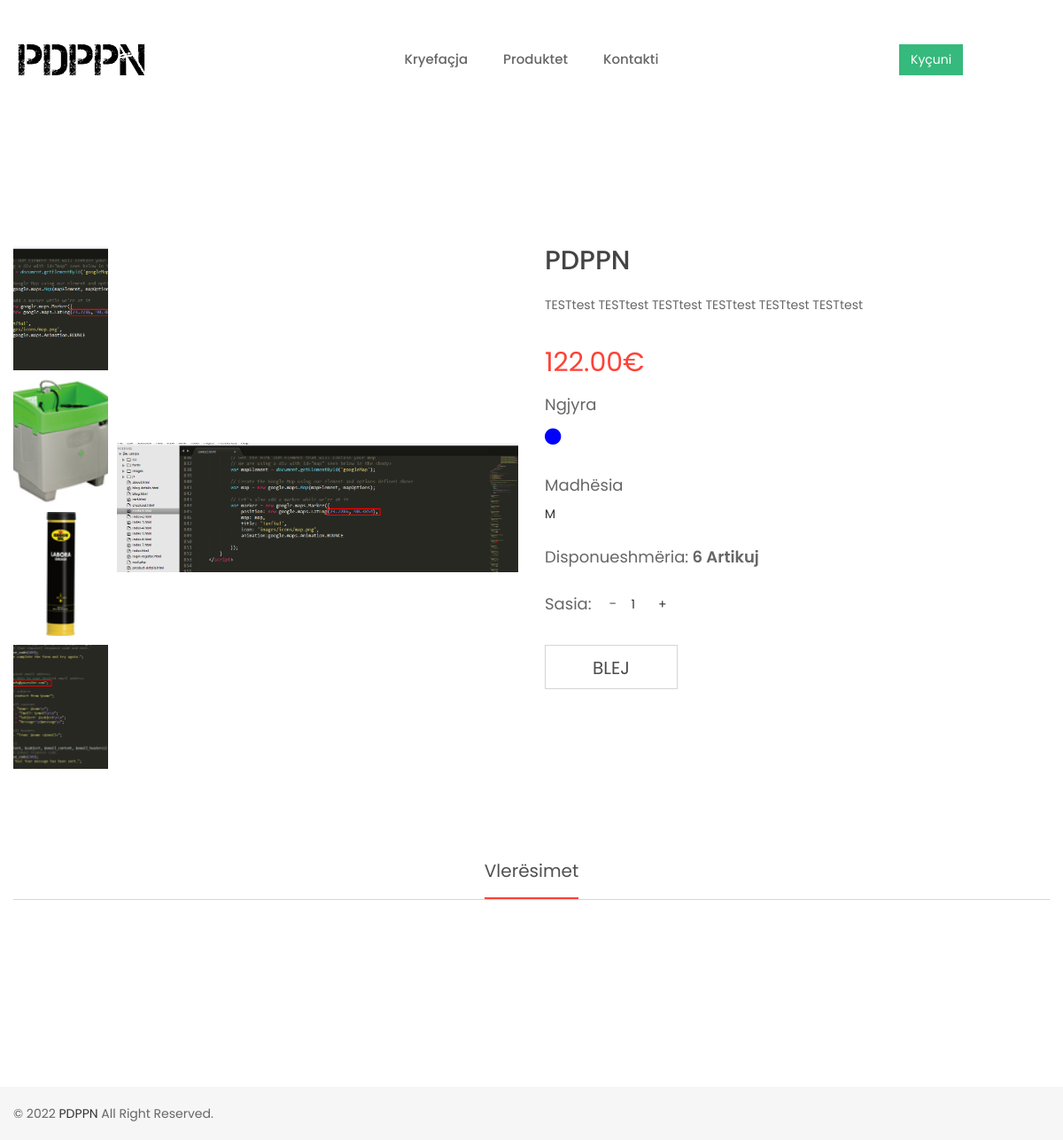
The page /Perdoruesi/detajeProduktit.php?produktID=18 on the database its author committed.
### tables this page shows
CREATE TABLE IF NOT EXISTS `produktet` (
  `produktID` int(11) NOT NULL AUTO_INCREMENT,
  `produkti` varchar(150) NOT NULL,
  `imazhi1` varchar(600) NOT NULL,
  `imazhi2` varchar(600) NOT NULL,
  `imazhi3` varchar(600) NOT NULL,
  `imazhi4` varchar(600) NOT NULL,
  `kategoriaID` int(11) NOT NULL,
  `pershkrimi` longtext NOT NULL,
  `qmimi` decimal(15,2) NOT NULL,
  `stoku` int(11) NOT NULL,
  `madhesiaID` int(11) DEFAULT NULL,
  `ngjyraID` int(11) DEFAULT NULL,
  `kompaniaID` int(11) NOT NULL,
  PRIMARY KEY (`produktID`),
  KEY `katForeignKey` (`kategoriaID`),
  KEY `colorForeignKey` (`ngjyraID`),
  KEY `kompaniaForeignKey` (`kompaniaID`),
  KEY `sizeKatForeignkey` (`madhesiaID`)
);

CREATE TABLE IF NOT EXISTS `madhesit` (
  `madhesiaID` int(11) NOT NULL AUTO_INCREMENT,
  `madhesia` varchar(50) NOT NULL,
  `kategoriaID` int(11) NOT NULL,
  PRIMARY KEY (`madhesiaID`),
  KEY `kategoriaMadhesia` (`kategoriaID`)
);

### Perdoruesi/detajeProduktit.php (the view, shortened to what this page needs)
<?php include_once('checkSession.php');
$produktID = $_GET['produktID'];
$sql = "SELECT  produktet.produkti, produktet.imazhi1, produktet.imazhi2, produktet.imazhi3, produktet.imazhi4, produktet.pershkrimi, produktet.qmimi, produktet.stoku, madhesit.madhesia, ngjyrat.ngjyra, produktet.kompaniaID
FROM produktet
LEFT OUTER JOIN madhesit ON produktet.madhesiaID=madhesit.madhesiaID
LEFT OUTER JOIN ngjyrat ON produktet.ngjyraID=ngjyrat.ngjyraID
WHERE  produktet.produktID=$produktID";
$query = mysqli_query($con, $sql);
while ($row = mysqli_fetch_assoc($query)) {
    $produkti = $row['produkti'];
    $foto1 = $row['imazhi1'];
    $foto2 = $row['imazhi2'];
    $foto3 = $row['imazhi3'];
    $foto4 = $row['imazhi4'];
    $pershkrimi = $row['pershkrimi'];
    $qmimi = $row['qmimi'];
    $stoku = $row['stoku'];
    $madhesia = $row['madhesia'];
    $ngjyra = $row['ngjyra'];
}
?>
<!doctype html>
<html class="no-js" lang="en">
<head>
    <?php include_once('links.php'); ?>
</head>
<body>
    <div class="wrapper fixed__footer">
        <header id="header" class="htc-header header--3 bg__white">
            <div id="sticky-header-with-topbar" class="mainmenu__area sticky__header">
                <?php include_once('nav.php'); ?>
            </div>
        </header>
        <section class="htc__product__details pt--120 pb--100 bg__white">
            <div class="container" style="margin-top:2%;">
                <div class="row">
                    <div class="col-md-6 col-lg-6 col-sm-12 col-xs-12">
                        <div class="product__details__container">
                            <ul class="product__small__images" role="tablist">
                                <li role="presentation" class="pot-small-img active">
                                    <a href="#img-tab-1" role="tab" data-toggle="tab">
                                        <img src="<?php echo $foto1; ?>" style="object-fit:cover;" width="120" height="140" alt="small-image">
                                    </a>
                                </li>
                                <li role="presentation" class="pot-small-img">
                                    <a href="#img-tab-2" role="tab" data-toggle="tab">
                                        <img src="<?php echo $foto2; ?>" style="object-fit:cover;" width="120" height="140" alt="small-image">
                                    </a>
                                </li>
                                <li role="presentation" class="pot-small-img hidden-xs">
                                    <a href="#img-tab-3" role="tab" data-toggle="tab">
                                        <img src="<?php echo $foto3; ?>" style="object-fit:cover;" width="120" height="140" alt="small-image">
                                    </a>
                                </li>
                                <li role="presentation" class="pot-small-img hidden-xs hidden-sm">
                                    <a href="#img-tab-4" role="tab" data-toggle="tab">
                                        <img src="<?php echo $foto4; ?>" style="object-fit:cover;" width="120" height="140" alt="small-image">
                                    </a>
                                </li>
                            </ul>
                            <div class="product__big__images">
                                <div class="portfolio-full-image tab-content">
                                    <div role="tabpanel" class="tab-pane fade in active product-video-position" id="img-tab-1">
                                        <img src="<?php echo $foto1; ?>" width="440" height="590" style="object-fit:contain;" alt="full-image">
                                    </div>
                                </div>
                            </div>
                        </div>
                    </div>
                    <div class="col-md-6 col-lg-6 col-sm-12 col-xs-12 smt-30 xmt-30">
                        <div class="htc__product__details__inner">
                            <div class="pro__detl__title">
                                <h2 id="produktTitulli"><?php echo $produkti; ?></h2>
                            </div>
                            <div class="pro__details">
                                <p id="pershkrimi"><?php echo $pershkrimi; ?></p>
                            </div>
                            <ul class="pro__dtl__prize">
                                <li id="qmimi"><?php echo $qmimi; ?>€</li>
                            </ul>
                            <?php
                            if ($ngjyra == '0') {
                            } else {
                            ?>
                                <div class="pro__dtl__color">
                                    <h2 class="title__5">Ngjyra</h2>
                                    <ul class="pro__choose__color">
                                        <?php
                                        if ($ngjyra == 'Black') {
                                            echo '<li><a><i title="Black" class="zmdi zmdi-circle black"></i></a></li>';
                                        } elseif ($ngjyra == 'Red') {
                                            echo '<li><a><i title="Red" class="zmdi zmdi-circle red"></i></a></li>';
                                        } elseif ($ngjyra == 'Blue') {
                                            echo '<li><a><i title="Blue" class="zmdi zmdi-circle blue"></i></a></li>';
                                        } elseif ($ngjyra == 'Gray') {
                                            echo '<li><a><i title="Gray" class="zmdi zmdi-circle gray"></i></a></li>';
                                        } elseif ($ngjyra == 'Purple') {
                                            echo '<li><a><i title="Purple" class="zmdi zmdi-circle purple"></i></a></li>';
                                        } elseif ($ngjyra == 'Orange') {
                                            echo '<li><a><i title="Orange"class="zmdi zmdi-circle orange"></i></a></li>';
                                        } elseif ($ngjyra == 'Yellow') {
                                            echo '<li><a><i title="Yellow" class="zmdi zmdi-circle yellow"></i></a></li>';
                                        } elseif ($ngjyra == 'Green') {
                                            echo '<li><a><i title="Green" class="zmdi zmdi-circle green"></i></a></li>';
                                        }
                                        ?>
                                    </ul>
                                </div>
                            <?php
                            }
                            ?>
                            <?php
                            if ($madhesia == '0') {
                            } else {
                            ?>
                                <div class="pro__dtl__size" id="madhesiaWrap">
                                    <h2 class="title__5">Madhësia</h2>
                                    <ul class="pro__choose__size">
                                        <li>
                                            <h3 id="madhesia"> <?php echo $madhesia; ?></h3>
                                        </li>
                                    </ul>
                                </div>
                            <?php
                            }
                            ?>
                            <?php if ($stoku == 0) {
                                echo '<div class="pro__dtl__size">
                                <h2 class="title__5" style="color: #ff4136!important; font-weight:bold;">Nuk ka në disponim!</h2>
                            </div>';
                                    } else { ?>
                                        <div class="pro__dtl__size">
                                            <h2 class="title__5" ">Disponueshmëria:<strong> <?php echo $stoku; ?> artikuj</strong></h2>
                                        </div>
                                    <form id=" myform" method="POST" action="blejProduktin.php">
                                                <div class="product-action-wrap">
                                                    <div class="prodict-statas" ><span>Sasia:</span></div>
                                                    <div class="product-quantity" >
                                                        <div class="cart-plus-minus" style="cursor:default;">
                                                            <input style="cursor:default;" class="cart-plus-minus-box" type="number" name="sasia" value="1" min="1" max="<?php echo $stoku; ?>" >
                                                        </div>
                                                    </div>
                                                </div>
                                                <ul class="pro__dtl__btn">
                                                    <li class="buy__now__btn"><input type="submit" name="blej" value="Blej" class="regBtn"></li>
                                                </ul>
                                                </form>
                                            <?php } ?>
                                        </div>
                                </div>
                        </div>
                    </div>
        </section>
        <section class="htc__product__details__tab bg__white pb--120">
            <div class="container">
                <div class="row">
                    <div class="col-md-12 col-lg-12 col-sm-12 col-xs-12">
                        <ul class="product__deatils__tab mb--30">
                            <li role="presentation" class="active">
                                <a href="#reviews">Vlerësimet</a>
                            </li>
                        </ul>
                    </div>
                </div>
                <div class="row">
                    <div class="col-md-12">
                    </div>
                </div>
            </div>
        </section>
    </div>
    <?php include_once('footer.php'); ?>
</body>
</html>

### Perdoruesi/css/custom.css (style rules this page uses)
.wrapper { min-height: 100vh; }
.regBtn { border: 1px solid #d5d5d5; display: inline-block; font-size: 20px; height: 50px; line-height: 50px; text-align: center; text-transform: capitalize; transition: all 0.5s ease 0s; width: 150px; color: #4b4b4b; text-transform: uppercase; background: none; }
* { scrollbar-width: auto; scrollbar-color: #ff4136 #ffffff; }
.blue { color:#0000FF !important; }

### Perdoruesi/css/tooltip.css (style rules this page uses)
:root { --cooltipz-bg-color:#1f1f1f;--cooltipz-border-width:0;--cooltipz-border-style:solid;--cooltipz-border-color:#1f1f1f;--cooltipz-text-color:#fff;--cooltipz-font-size:0.75rem;--cooltipz-font-family:verdana,geneva,tahoma,var(--cooltipz-fontawesome,Arial),sans-serif;--cooltipz-slide:6px;--cooltipz-border-radius:0.125rem;--cooltipz-timing:120ms;--cooltipz-cursor:pointer;--cooltipz-small:6.25rem;--cooltipz-medium:12.5rem;--cooltipz-large:18.75rem;--cooltipz-arrow-size:0.3125rem;--cooltipz-delay-show:0s;--cooltipz-delay-hide:0s }

### Perdoruesi/css/shortcode/header.css (style rules this page uses)
.mainmenu__area { left: 0; margin: auto; position: absolute; right: 0; top: 32px; width: 100%; }
.htc-header { position: relative; z-index: 99; }
.header--3 .mainmenu__area { position: inherit; top: auto; }

### Perdoruesi/css/shortcode/default.css (style rules this page uses)
*, h1, h2, h3, h4, h5, h6, p, ul, a { margin: 0; padding: 0; }
html { font-size: 100%; }
body { font-family: 'Poppins', sans-serif; color: #303030; font-weight: 400; font-size: 14px; line-height: 24px; -webkit-font-smoothing: antialiased; -moz-osx-font-smoothing: grayscale; }
p { font-family: 'Poppins', sans-serif; color: #303030; font-weight: 400; font-size: 14px; line-height: 24px; }
h1, h2, h3, h4, h5, h6, .h1, .h2, .h3, .h4, .h5, .h6 { font-family: 'Poppins', sans-serif; color: #303030; font-weight: 400; font-variant-ligatures: common-ligatures; margin-top: 0; margin-bottom: 0; }
h2, .h2 { font-size: 30px; font-weight: 400; }
h3, .h3 { font-size: 14px; font-weight: 400; }
ul, ol { list-style: none; }
strong { font-weight: 600; }
a { color: #333; }
body { overflow-x: hidden; }
a, .btn { -webkit-transition: all 0.3s ease-out 0s; -moz-transition: all 0.3s ease-out 0s; -ms-transition: all 0.3s ease-out 0s; -o-transition: all 0.3s ease-out 0s; transition: all 0.3s ease-out 0s; }
input, select, textarea { -webkit-transition: all 0.5s ease-out 0s; -moz-transition: all 0.5s ease-out 0s; -ms-transition: all 0.5s ease-out 0s; -o-transition: all 0.5s ease-out 0s; transition: all 0.5s ease-out 0s; }
img, .img { max-width: 100%; transition: all 0.3s ease-out 0s; }
p + img, img:last-child { margin-bottom: 0; }
body { background: #fff; }
.bg__white { background: #fff; }
.mb--30 { margin-bottom: 30px }
.pt--120 { padding-top: 120px }
.pb--100 { padding-bottom: 100px }
.pb--120 { padding-bottom: 120px }

### rows shown on the page
produktet: imazhi1 (picture), imazhi2 (picture), imazhi3 (picture), imazhi4 (picture), produkti "PDPPN", pershkrimi "TESTtest TESTtest TESTtest TESTtest TESTtest TESTtest", qmimi "122.00", madhesiaID.madhesia "M", stoku "6"
